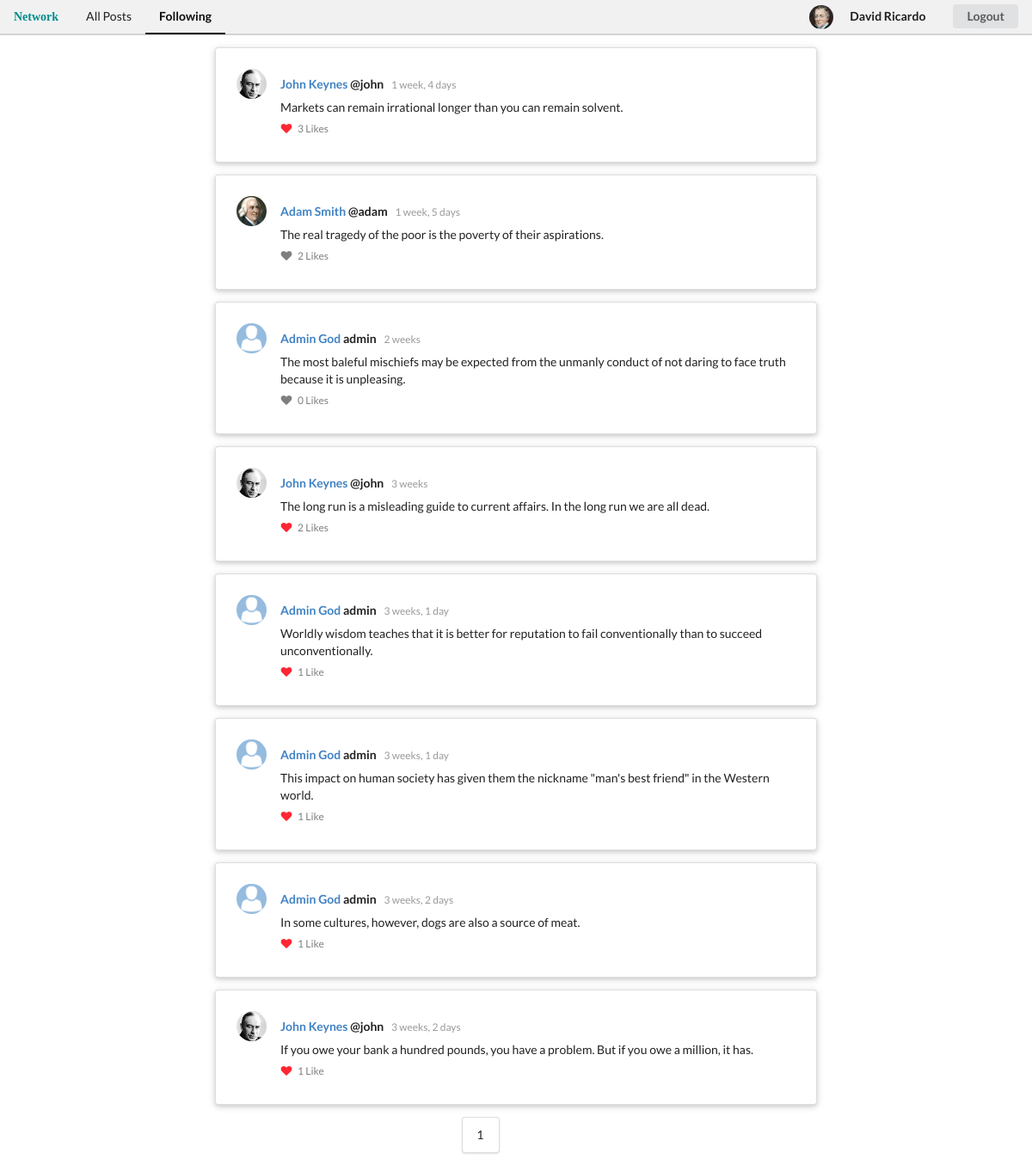
The page /following (signed in) on the database its author committed.
### network/models.py (models this page shows, shortened)
class User(AbstractUser):
    pass

class Profile(models.Model):
    user = models.OneToOneField(settings.AUTH_USER_MODEL, on_delete=models.CASCADE)
    following = models.ManyToManyField(settings.AUTH_USER_MODEL, blank=True, related_name='following')
    avatar = models.ImageField(default='users/default_avatar.png', upload_to='users', blank=True)
    location = models.CharField(default="No location provided", max_length=100, blank=True)
    bio = models.TextField(default="Nothing to say...", max_length=140, blank=True)
    def get_absolute_url(self):
        return reverse("profile_detail", args=[self.pk])
    def __str__(self):
        return f'{self.user.username}'

class Post(models.Model):
    author = models.ForeignKey(Profile, related_name='posts' ,on_delete=models.CASCADE)
    message = models.TextField(max_length=350)
    created = models.DateTimeField(auto_now_add=True)
    updated = models.DateTimeField(auto_now=True)
    likes = models.ManyToManyField(Profile, related_name="likes", blank=True)
    class Meta:
        ordering = ('-created', )

### network/views.py (the view)
# urls.py: path("following", views.following, name="following"),
@login_required
def following(request):
    profile = Profile.objects.get(user=request.user)
    following = [user for user in profile.following.all()]
    posts = []
    active = 'following'
    qs = None
    message = None
    for u in following:
        p = Profile.objects.get(user=u)
        p_posts = p.posts.all()
        posts.append(p_posts)
    if len(posts) > 0:
        qs = sorted(chain(*posts), reverse=True, key=lambda obj: obj.created)
        paginator = Paginator(qs, 10)
        page_number = request.GET.get('page')
        page_obj = paginator.get_page(page_number)
    else:
        page_obj = None
        message = "You are not following any user"
    return render(request, 'network/following.html', {'posts': qs, 'active': active, 'page_obj': page_obj, 'message': message})

### network/templates/network/following.html (shortened to what this page needs)
{% extends "network/layout.html" %}
{% block body %}
<div class="ui contanier">
{% if message %}
    <p style="font-weight:700; color:red; padding:10px;">{{message}}</p>
{% else %}
    {% for post in page_obj %}
    <div class="ui raised very padded text container segment">
        <div class="ui feed">
            <div class="event">
                    <div class="label"><img src={{post.author.avatar.url}}/></div>
                <div class="content">
                    <div class="summary">
                        <a href={{post.author.get_absolute_url}}>{{post.author.user.first_name}} </a>
                        {{post.author}}
                        <div class="date">
                        {{post.created|timesince}}
                        </div>
                    </div>
                    <div class="extra text">
                        {{post.message}}
                    </div>
                    <div class="meta">
                        <a class="like">
                        <i class="like icon {% if request.user.profile in post.likes.all %}liked{% endif %}"></i>
                            {{post.likes.count}} Like{{post.likes.count|pluralize}}
                        </a>
                    </div>
                </div>
            </div>
        </div>
    </div>
    {% endfor %}
    <div class="ui eight column centered grid">
    <div class="column">
        <div class="ui pagination menu">
                <a class="item">{{ page_obj.number }}</a>
        </div>
    </div>
    </div>
</div>
{% endif %}
{% endblock %}

### network/templates/network/layout.html (shortened to what this page needs)
{% load static %}
<!DOCTYPE html>
<html lang="en">
    <head>
        <link rel="stylesheet" href="https://cdnjs.cloudflare.com/ajax/libs/semantic-ui/2.4.1/semantic.min.css">
        <link href="{% static 'network/styles.css' %}" rel="stylesheet">
    </head>
    <body>
    <div class="ui secondary pointing menu">
        <p class="item">Network</p>
        <a class="{% if active == 'index' %}active {% endif %}item" href="{% url 'index' %}">All Posts</a>
            {% if user.is_authenticated %}
                <a class="{% if active == 'following' %}active {% endif %}item" href="{% url 'following' %}">Following</a>
            {% endif %}
        <div class="right menu">
            {% if user.is_authenticated %}
                <img class="ui avatar middle image" src="{{ user.profile.avatar.url }}">
                <a class="item" href="{% url 'profile' %}"><strong>{{ user.first_name }}</strong></a>
                <a class="item logout" href="{% url 'logout' %}"><button class="ui secundary button">Logout</button></a>
            {% else %}
                <a class="item" href="{% url 'login' %}?next={{request.path}}"><button class="ui linkedin button">Log in</button></a>
                <a class="item" href="{% url 'register' %}"><button class="ui google plus button">Register</button></a>
            {% endif %}
        </div>
    </div>
        {% block body %}
        {% endblock %}
    </body>
</html>

### network/static/network/styles.css (style rules this page uses)
.right.menu { align-items: center; }
.ui.secondary.menu { background-color: #f1f1f1; }
.ui.secondary.pointing.menu .item { align-self: baseline; }
.ui.menu:not(.vertical) .item > .button { padding: 7px 1.14285714em; }
.ui.secondary.pointing.menu p { color: darkcyan; font-family: fantasy; font-weight: 700; }
.ui[class*="very padded"].segment { padding: 1.5em; }
.ui.feed > .event > .content .extra.text { max-width: none; }
.ui.feed:last-child { margin-top: 0; }
.liked { color: #ff2733; }

### rows shown on the page
User: profile.avatar (picture), first_name "David Ricardo"
Post: author.avatar (picture), author.user.first_name "John Keynes", author "@john", created "1 week, 4 days", message "Markets can remain irrational longer than you can remain solvent.", likes.count "3"
Post: author.avatar (picture), author.user.first_name "Adam Smith", author "@adam", created "1 week, 5 days", message "The real tragedy of the poor is the poverty of their aspirations.", likes.count "2"
Post: author.avatar (picture), author.user.first_name "Admin God", author "admin", created "2 weeks", message "The most baleful mischiefs may be expected from the unmanly conduct of not daring to face truth because it is unpleasing.", likes.count "0"
Post: author.avatar (picture), author.user.first_name "John Keynes", author "@john", created "3 weeks", message "The long run is a misleading guide to current affairs. In the long run we are all dead.", likes.count "2"
Post: author.avatar (picture), author.user.first_name "Admin God", author "admin", created "3 weeks, 1 day", message "Worldly wisdom teaches that it is better for reputation to fail conventionally than to succeed unconventionally.", likes.count "1"
Post: author.avatar (picture), author.user.first_name "Admin God", author "admin", created "3 weeks, 1 day", message "This impact on human society has given them the nickname \"man's best friend\" in the Western world.", likes.count "1"
Post: author.avatar (picture), author.user.first_name "Admin God", author "admin", created "3 weeks, 2 days", message "In some cultures, however, dogs are also a source of meat.", likes.count "1"
Post: author.avatar (picture), author.user.first_name "John Keynes", author "@john", created "3 weeks, 2 days", message "If you owe your bank a hundred pounds, you have a problem. But if you owe a million, it has.", likes.count "1"

### other values the page prints
{{ page_obj.number }} "1"
